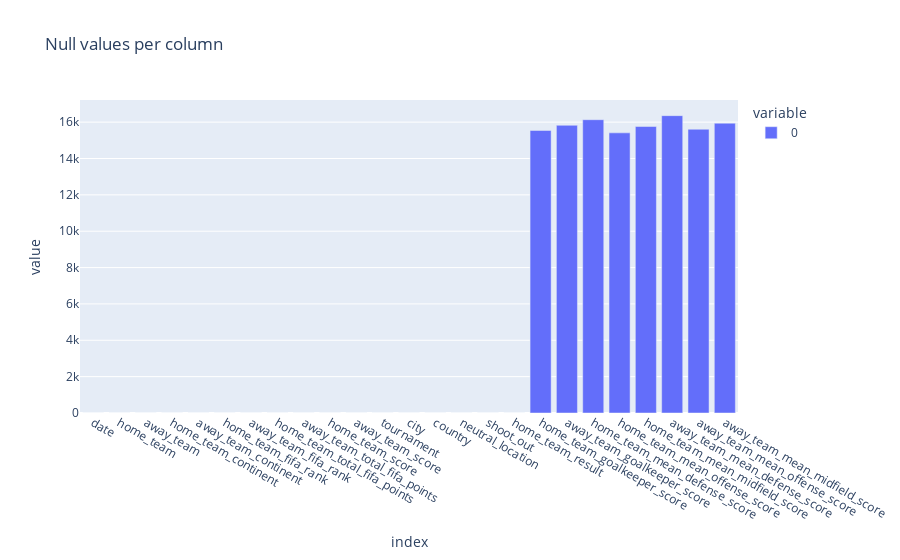

This figure's notebook cell:
### Code cell
# Lets see how many null values are in each column
fifa_df.isnull().sum().plot(kind='bar', title='Null values per column')

### Figure 1 — Plotly figure (JSON) as saved in the notebook; plotly's stock layout.template omitted (floating-point values rounded to 4 significant figures)
{"data": [{"alignmentgroup": "True", "hovertemplate": "variable=0<br>index=%{x}<br>value=%{y}<extra></extra>", "legendgroup": "0", "marker": {"color": "#636efa", "pattern": {"shape": ""}}, "name": "0", "offsetgroup": "0", "orientation": "v", "showlegend": true, "textposition": "auto", "type": "bar", "x": ["date", "home_team", "away_team", "home_team_continent", "away_team_continent", "home_team_fifa_rank", "away_team_fifa_rank", "home_team_total_fifa_points", "away_team_total_fifa_points", "home_team_score", "away_team_score", "tournament", "city", "country", "neutral_location", "shoot_out", "home_team_result", "home_team_goalkeeper_score", "away_team_goalkeeper_score", "home_team_mean_defense_score", "home_team_mean_offense_score", "home_team_mean_midfield_score", "away_team_mean_defense_score", "away_team_mean_offense_score", "away_team_mean_midfield_score"], "xaxis": "x", "y": [0, 0, 0, 0, 0, 0, 0, 0, 0, 0, 0, 0, 0, 0, 0, 0, 0, 15542, 15826, 16134, 15411, 15759, 16357, 15609, 15942], "yaxis": "y"}], "layout": {"barmode": "relative", "legend": {"title": {"text": "variable"}, "tracegroupgap": 0}, "title": {"text": "Null values per column"}, "xaxis": {"anchor": "y", "domain": [0, 1], "title": {"text": "index"}}, "yaxis": {"anchor": "x", "domain": [0, 1], "title": {"text": "value"}}}}
